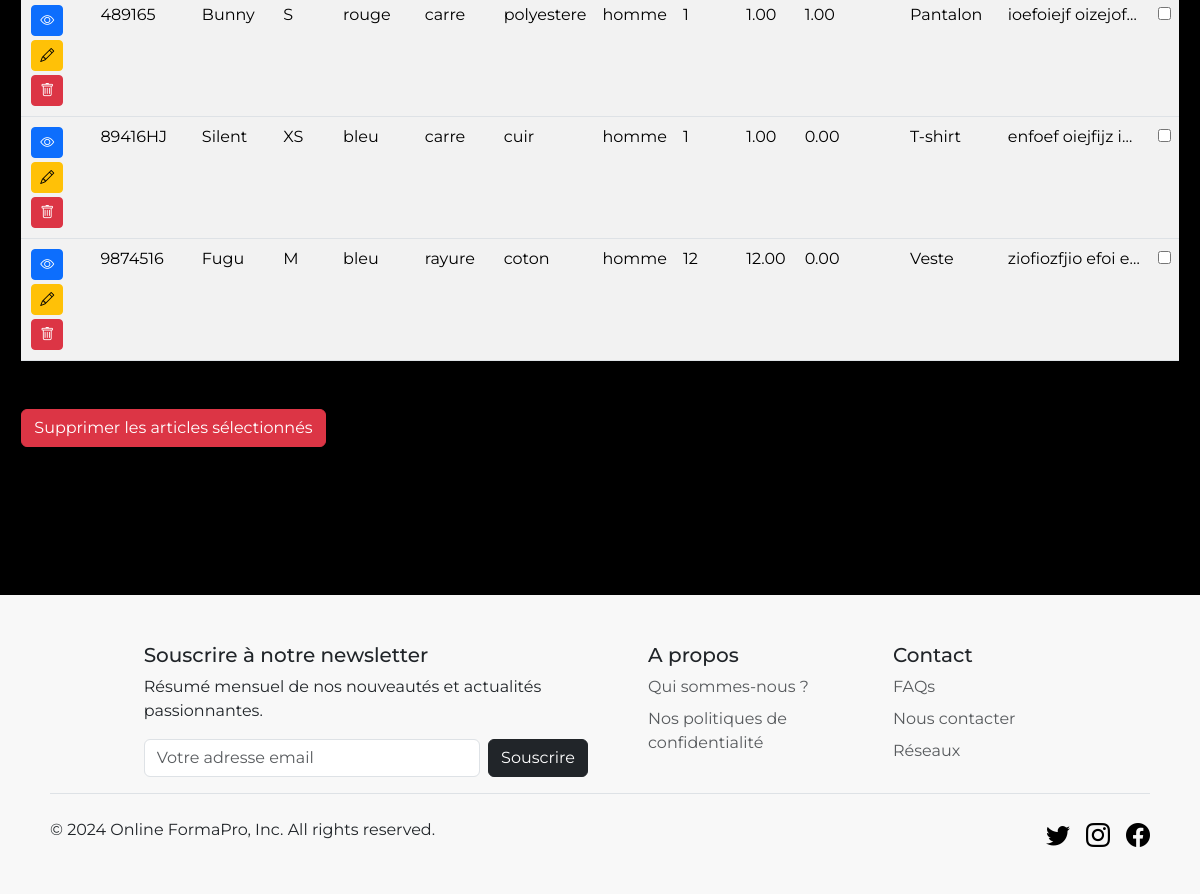
The page /pages/backoffice-produits.php (lower part) on the database as committed earlier.
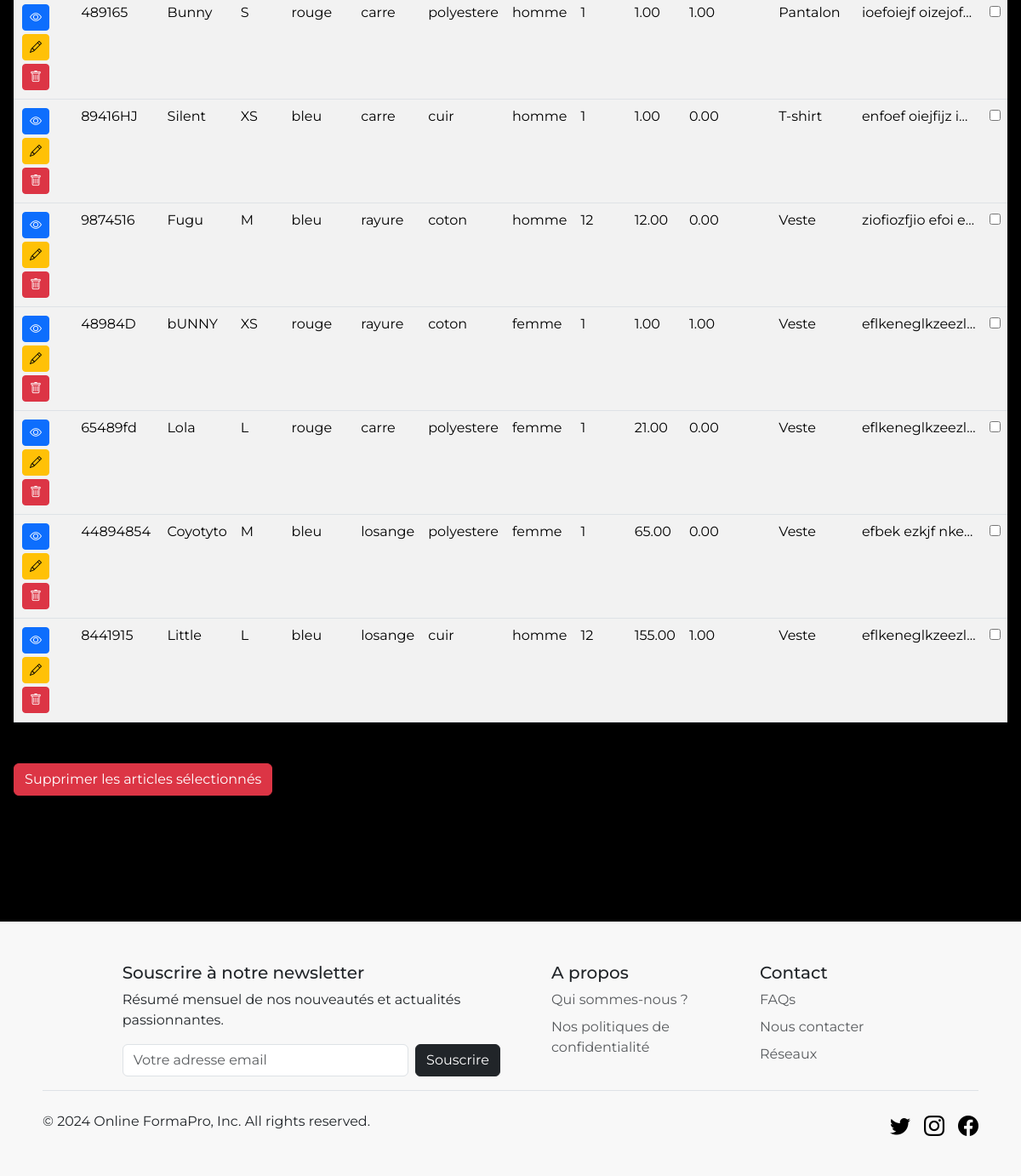
The same page on the database as committed later.
### tables this page shows
CREATE TABLE `products` (
  `id` int NOT NULL,
  `ref` varchar(255) NOT NULL,
  `brand` varchar(255) NOT NULL,
  `size` varchar(255) NOT NULL,
  `color` varchar(255) NOT NULL,
  `pattern` varchar(255) NOT NULL,
  `material` varchar(255) NOT NULL,
  `gender` varchar(255) NOT NULL,
  `stock` int NOT NULL,
  `price` decimal(5,2) NOT NULL,
  `discount` decimal(3,2) NOT NULL DEFAULT '1.00',
  `category` varchar(255) NOT NULL,
  `content` text NOT NULL,
  `image_1` varchar(255) NOT NULL,
  `image_2` varchar(255) DEFAULT NULL,
  `image_3` varchar(255) DEFAULT NULL,
  `image_4` varchar(255) DEFAULT NULL
);

### src/pages/backoffice-produits.php (the view, shortened to what this page needs)
<?php
require_once("../elements/connect.php");
    $sql ="SELECT * FROM products";
    $requete = $db->prepare($sql);
    $requete->execute();
    $resulta = $requete->fetchAll(PDO::FETCH_ASSOC);
?>
<!DOCTYPE html>
<html lang="en">
<head>
    <link href="https://cdn.jsdelivr.net/npm/bootstrap@5.3.3/dist/css/bootstrap.min.css" rel="stylesheet">
    <link rel="stylesheet" href="https://cdn.jsdelivr.net/npm/bootstrap-icons@1.11.1/font/bootstrap-icons.css">
    <link rel="stylesheet" href="../CSS/backoffice-style.css">
    <link rel="stylesheet" href="../CSS/style.css">
</head>
<body>
    <main class="bg-produits">
        <article class="backgene-set container mt-4">
            <form method="POST" action="backoffice-produits.php" class="table-responsive">
                <table class="table table-striped table-hover mt-3 mb-5">
                    <?php foreach($resulta as $produit): ?>
                    <tbody>
                        <tr>
                            <td>
                                <a class="btn btn-sm btn-primary btn-space" title="Voir" href="article.php?id=<?= $produit["id"] ?>"><i class="bi bi-eye"></i>
                                <a class="btn btn-sm btn-warning btn-space" title="Modifier" href="backoffice-modif.php?id=<?= $produit["id"] ?>"><i class="bi bi-pencil"></i>
                                <a class="btn btn-sm btn-danger btn-space" title="Supprimer" href="../tools/delete.php?id=<?= $produit["id"] ?>"><i class="bi bi-trash"></i>
                            </td>
                            <td><?= $produit['ref'] ?></td>
                            <td><?= $produit['brand'] ?></td>
                            <td><?= $produit['size'] ?></td>
                            <td><?= $produit['color'] ?></td>
                            <td><?= $produit['pattern'] ?></td>
                            <td><?= $produit['material'] ?></td>
                            <td><?= $produit['gender'] ?></td>
                            <td><?= $produit['stock'] ?></td>
                            <td><?= $produit['price'] ?></td>
                            <td><?= $produit['discount'] ?></td>
                            <td><?= $produit['category'] ?></td>
                            <td class="backoff-short-desc"><?= $produit['content'] ?></td>
                            <td><input type="checkbox" name="delete_ids[]" value="<?= $produit['id'] ?>"></td>
                        </tr>
                    </tbody>
                    <?php endforeach; ?>
                </table>
                <button type="submit" class="btn btn-danger mb-5">Supprimer les articles sélectionnés</button>
            </form>
        </article>
    </main>
    <?php require_once ('../elements/footer.php');?>
</body>
</html>

Rows that differ between the two databases and show on the page:
added products: ref "48984D", brand "bUNNY", size "XS", color "rouge", pattern "rayure", material "coton", gender "femme", stock "1", price "1.00", discount "1.00", category "Veste", content "eflkeneglkzeezl…"
added products: ref "65489fd", brand "Lola", size "L", color "rouge", pattern "carre", material "polyestere", gender "femme", stock "1", price "21.00", discount "0.00", category "Veste", content "eflkeneglkzeezl…"
added products: ref "44894854", brand "Coyotyto", size "M", color "bleu", pattern "losange", material "polyestere", gender "femme", stock "1", price "65.00", discount "0.00", category "Veste", content "efbek ezkjf nke…"
added products: ref "8441915", brand "Little", size "L", color "bleu", pattern "losange", material "cuir", gender "homme", stock "12", price "155.00", discount "1.00", category "Veste", content "eflkeneglkzeezl…"
